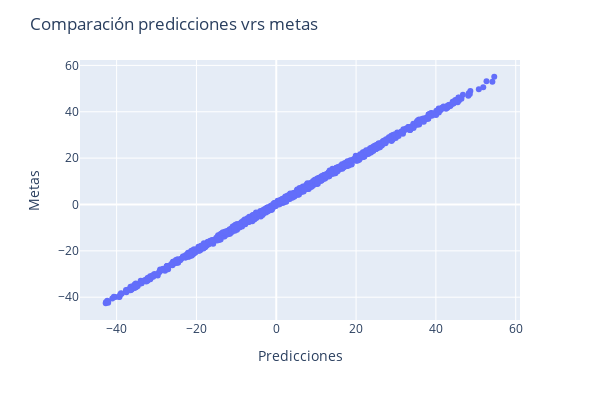

The cell this chart's notebook holds for it:
### Markdown cell above
### Con Plotly Express

### Code cell
fig = px.scatter(x = np.squeeze(modelo.predict_on_batch(datos['entradas'])), 
                 y =  np.squeeze(datos['targets']))

fig.update_layout(
    title="Comparación predicciones vrs metas",
    xaxis_title="Predicciones",
    yaxis_title="Metas",
    width = 600,
    height = 400,)

fig.show()

### Figure 1 — Plotly figure (JSON) as saved in the notebook; plotly's stock layout.template omitted (floating-point values rounded to 4 significant figures; data arrays with more than 128 entries replaced by an {"elided": "..."} marker saying what was removed)
{"data": [{"hovertemplate": "x=%{x}<br>y=%{y}<extra></extra>", "legendgroup": "", "marker": {"color": "#636efa", "symbol": "circle"}, "mode": "markers", "name": "", "orientation": "v", "showlegend": false, "type": "scatter", "x": {"elided": "1000 float values"}, "xaxis": "x", "y": {"elided": "1000 float values"}, "yaxis": "y"}], "layout": {"height": 400, "legend": {"tracegroupgap": 0}, "margin": {"t": 60}, "title": {"text": "Comparación predicciones vrs metas"}, "width": 600, "xaxis": {"anchor": "y", "domain": [0, 1], "title": {"text": "Predicciones"}}, "yaxis": {"anchor": "x", "domain": [0, 1], "title": {"text": "Metas"}}}}
